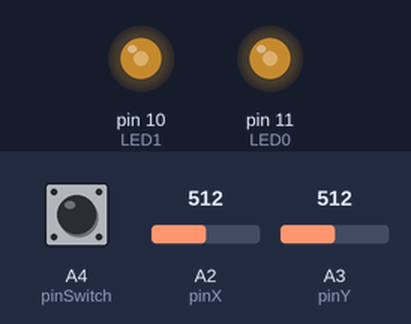
Bench run of a sketch on a simulated Arduino Uno, built with avr-gcc and run on an emulated ATmega328P. Shown: output pins drawn as LEDs (lit = HIGH). Inputs (shaded band) come from the test bench; at power-on: A2 (pinX) = 512, A3 (pinY) = 512, A4 (pinSwitch) HIGH. Pins used as bus, display or sensor lines are not drawn.

Above: at 1.2 s.
1.3 s: A2 (pinX) set to 716
At 2.3 s:
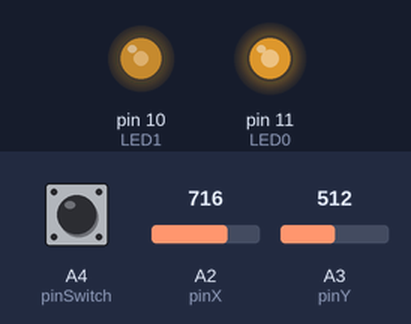
2.8 s: A3 (pinY) set to 716
At 3.5 s:
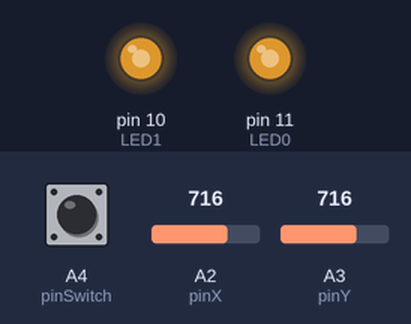
4.3 s: A2 (pinX) set to 900
At 4.6 s:
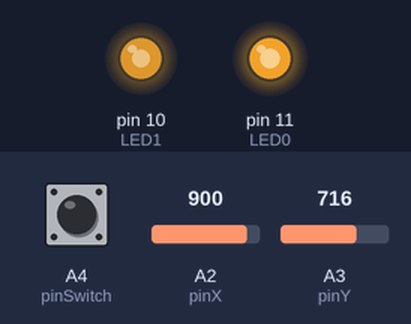
5.8 s: A3 (pinY) set to 900
At 7.0 s:
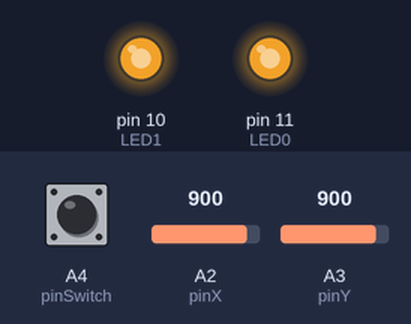
7.3 s: A2 (pinX) set to 1023
At 8.1 s:
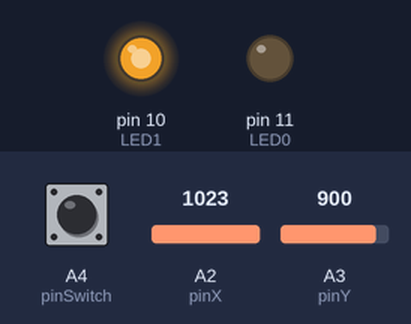
8.8 s: A3 (pinY) set to 511
At 9.3 s:
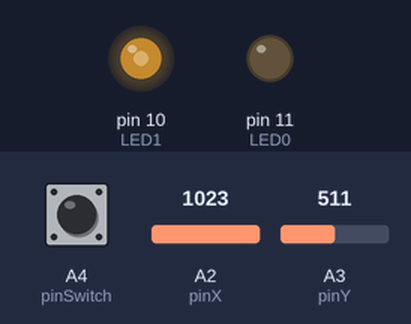
Timing chart, 0 to 11.3 s (numbered marks = the images above; inputs shaded):
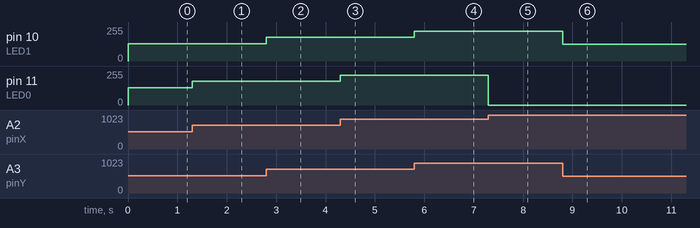

The sketch:

joy_03_LED.ino
```cpp
int pinGnd = A0;
int pinVcc = A1;
int pinX = A2;
int pinY = A3;
int pinSwitch = A4;
int px, py, pw;
int count = 0;

//LED
int LED0 = 11;
int LED1 = 10;

void setup() {
  // put your setup code here, to run once:
  pinMode(pinGnd, OUTPUT);
  pinMode(pinVcc, OUTPUT);
  pinMode(pinX, INPUT);
  pinMode(pinY, INPUT);
  pinMode(pinSwitch, INPUT_PULLUP);
  digitalWrite(pinGnd, LOW);
  digitalWrite(pinVcc, HIGH);
  Serial.begin(115200);

  pinMode(LED0, OUTPUT);
  analogWrite(LED0, 0); //pwm 0 - 255
  pinMode(LED1, OUTPUT);
  analogWrite(LED1, 0); //pwm 0 - 255
}

void loop() {
  // put your main code here, to run repeatedly:
  px = map(analogRead(pinX), 0, 1023, 0, 256);
  analogWrite(LED0, px);
  py = map(analogRead(pinY), 0, 1023, 0, 256);
  analogWrite(LED1, py);

  pw = digitalRead(pinSwitch);


}
```

Measured:
- after the input at 1.3 s, pin 11 (LED0): 128/255 → 179/255 at once
- after the input at 2.8 s, pin 10 (LED1): 128/255 → 179/255 at once
- after the input at 4.3 s, pin 11 (LED0): 179/255 → 225/255 at once
- after the input at 5.8 s, pin 10 (LED1): 179/255 → 225/255 at once
- after the input at 7.3 s, pin 11 (LED0): 225/255 → 0/255 at once
- after the input at 8.8 s, pin 10 (LED1): 225/255 → 127/255 at once
